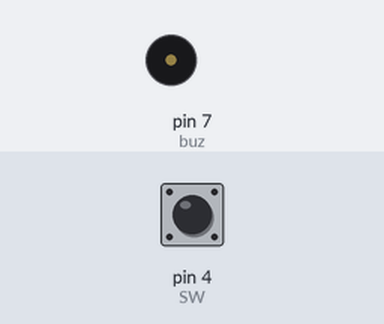
Bench run of a sketch on a simulated Arduino Uno, built with avr-gcc and run on an emulated ATmega328P. Parts: buzzer (waves = sounding, pin HIGH). Inputs (shaded band) come from the test bench; at power-on: pin 4 (SW) LOW.

Above: at 1.2 s.
1.3 s: pin 4 (SW) pulled HIGH for 0.15 s
At 1.37 s:
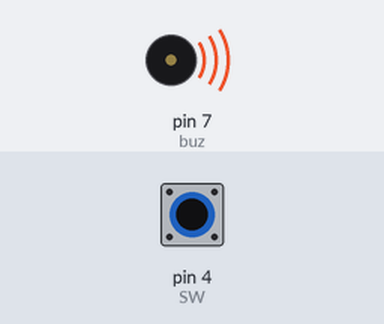
2.9 s: pin 4 (SW) pulled HIGH for 3.2 s
At 6.6 s:
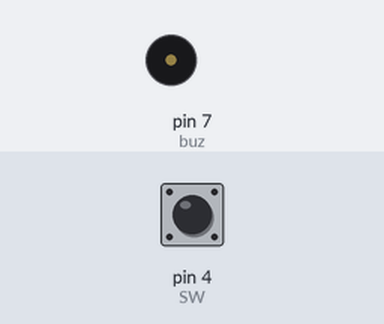
Timing chart, 0 to 8.1 s (numbered marks = the images above; inputs shaded):
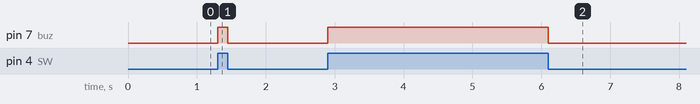

The sketch:

Buzzer-beeping.ino
```cpp
int buz =  7;
int SW = 4;
void setup()
{
 pinMode(buz , OUTPUT);
 pinMode(SW , INPUT);
}

void loop()
{
  if(digitalRead(SW) == 1)
  {
   digitalWrite(buz,HIGH);
  }
  else
  {
   digitalWrite(buz , 0);
  }
}
```

Measured:
- after the input at 1.3 s, pin 7 (buz): LOW → HIGH at once, → LOW 0.15 s later
- after the input at 2.9 s, pin 7 (buz): LOW → HIGH at once, → LOW 3.2 s later
